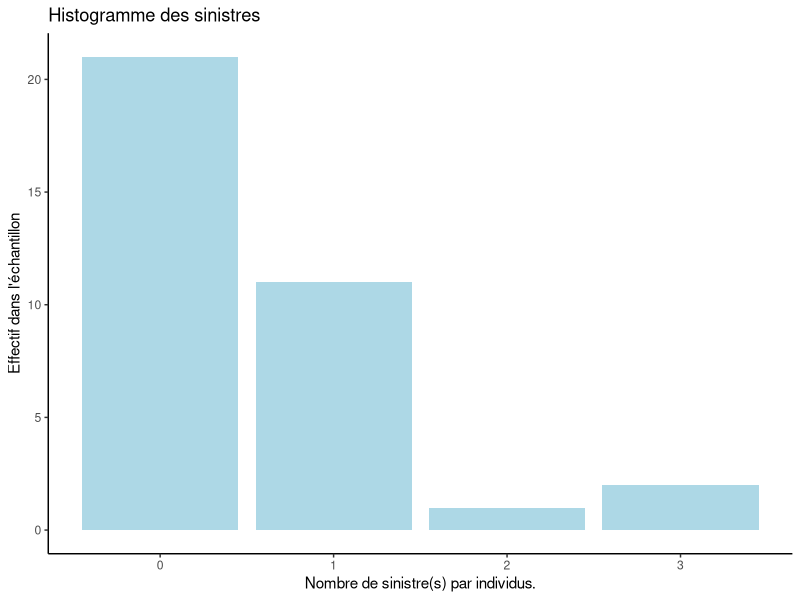
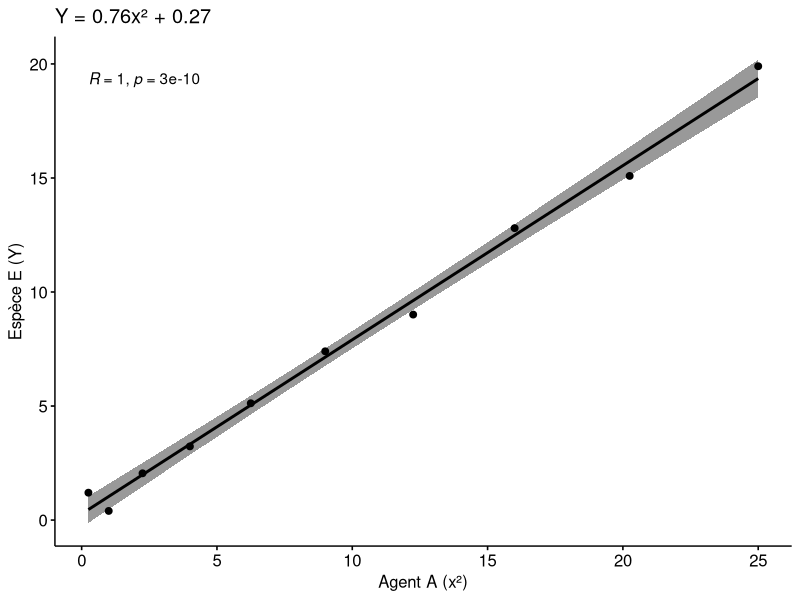

Recreate these plots in R, in order.
## ---- chunk 1
knitr::opts_chunk$set(
  echo = TRUE, tidy.opts = list(width.cutoff = 79),
  tidy = TRUE, fig.width = 6, fig.height = 6,
  warning = FALSE, message = FALSE
)
## ---- chunk 2
library(readr)
library(dplyr)
library(ggplot2)
## ---- chunk 3
rm(list = ls(all = TRUE))
data.frame(unlist("all"))
## ---- chunk 4
d1 <- read_delim("../data/donnees.exo1.csv", 
    delim = ";", escape_double = FALSE, trim_ws = TRUE, show_col_types = FALSE)
overlineXn <- mean(d1$sinistre)
n <- length(d1$sinistre)
## ---- chunk 5
p <- ggplot(d1, aes(x=sinistre), fill=factor(id)) + geom_bar(fill="lightblue") + theme_classic()
p + ggtitle("Histogramme des sinistres") + xlab("Nombre de sinistre(s) par individus.") + ylab("Effectif dans l'échantillon")
## ---- chunk 6
rm(list = ls(all = TRUE))
data.frame(unlist("all"))
## ---- chunk 7
rm(list = ls(all = TRUE))
data.frame(unlist("all"))
## ---- chunk 8
# On importe les données avec les commandes suivantes
d3 <- read_delim("../data/donnees.exo3.csv", 
    delim = ";", escape_double = FALSE, locale = locale(decimal_mark = ","), 
    trim_ws = TRUE, show_col_types = FALSE)
d3 <- select(d3, x, y)
## ---- chunk 9
summary(d3)
## ---- chunk 10
d3 <- dplyr::mutate(d3, x2 = d3$x * d3$x)
# regression line (y~x)
Dr<-lm(formula = d3$y~d3$x2)
a_coeff <- round(Dr$coefficients[2], digits = 2)
b_coeff <- round(Dr$coefficients[1], digits = 2)
model<-paste0("Y = ", a_coeff,"x² + ", b_coeff)
## ---- chunk 11
# http://www.sthda.com/english/wiki/correlation-test-between-two-variables-in-r#visualize-your-data-using-scatter-plots
library("ggpubr")
ggscatter(d3, x = "x2", y = "y", 
          add = "reg.line", conf.int = TRUE, 
          cor.coef = TRUE, cor.method = "pearson",
          title = model,
          xlab = "Agent A (x²)", ylab = "Espèce E (Y)")
